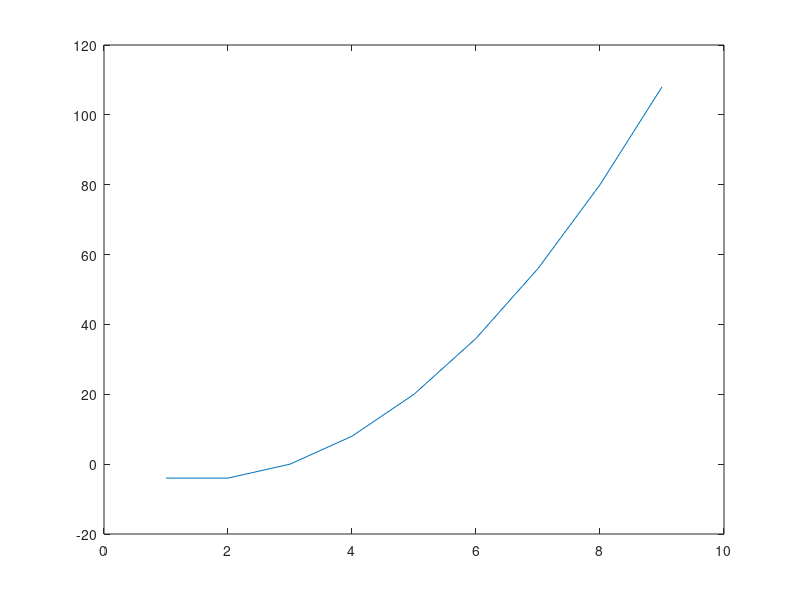

The MATLAB script that drew this image:
%1 차원 배열

myScores = [12, 23]
myScores = [92 81 78 95];
gateNum = [12; 13; 27]
gateNum = [12; 13; 27]'
gateNum = ([12; 13; 27]')'

0:0.1:1 % 0부터 1까지 0.1의 간격으로 나누어 1차원 배열(벡터)를 만듦
linspace(0, 1, 10) % 0부터 1까지 10등분을 한 1차원 배열을 만듦
2:5

%2차원 배열

matA = [2 3 4 2; 7 6 1 1]

zeros(3, 4)
ones(3,2)
eye(3) %단위 행렬

matA = [2 5 3 4; 1 5 4 3; 4 4 5 6]
matA(3,2) %함수가 아님 (주의)
% matA(-1, 1)
matA(1, 2:4)
matA(1, 1:2:3)
% matA(1, 1 2 3) -> 1 2 3 자체가 없는 표현이기 때문에 에러 발생
matA(1, [1 2 3])
matA(1, 1:3)
matA(1, [1:3])

1; 2; 3

matA(2, :) %전체를 모두 출력해줌

matA = [2 5 3 4; 1 5 4 3; 4 4 5 6]
matA(4, :) = [2:3:11] %matA에 4행에 새로운 행렬 추가
matA(3, 2) = 1

matB = eye(4); matC = ones(2, 4);
matD = [ matA matB ]
matE = [matA; matC]

verA = 2:3:13
verA(3)
verA(3) = []

disp(verA)

exString = 'My name is seojin'
exString(5)
exString(8) = '-'

A = [1 2 4; 2 3 1; 5 0 3]
B = [2 -1 3; 2 4 2; 3 6 1]
C = A+B

C + 3 % 원래는 수학적으로 틀린 표현 

matA = [2 3; 1 3; 4 7]
matC = [5 7; -2 -3]

matA * matC

matA = [ 4 -2 6; 2 8 2; 6 10 3];
vecB = [ 8; 4; 0 ];
det(matA) % 역행렬을 구할 수 있는 경우 이 값이 0이라면 역행렬을 수할 수 없음.

vecX = inv(matA)*vecB

verX2 = matA\vecB
% vecX2 = matB/matA 교환법칙이 성립하지 않기 때문에 

A = [1 1; 2 2]
B = [1 2; 3 4]

A*B
A.*B
A.*2

x = [1:9];
y = 2*x.^2 -6*x

% y = 2*x^2 -6*x -> 이렇게 하면 행렬 계산이 되지 않음. 
plot(x,y)